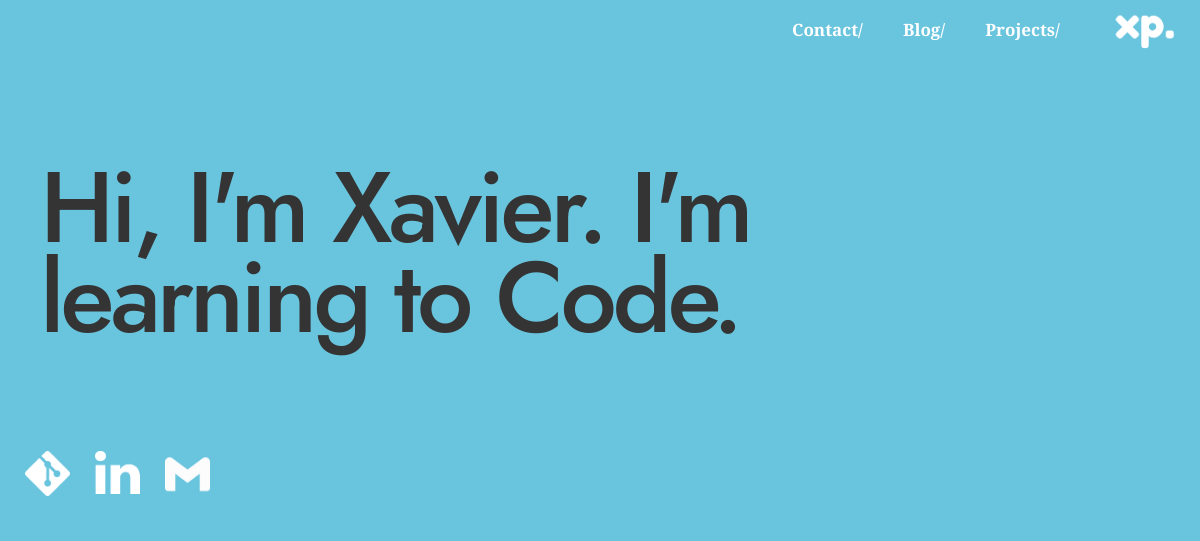
The app's page /index/ with its own data.
### mainapp/models.py (models this page shows, shortened)
class Opcion(models.Model):
    title = models.CharField(max_length=200, verbose_name='Título página')
    slug = models.CharField(unique=True,max_length=150,verbose_name="URL")
    created_at = models.DateTimeField(default=timezone.now,verbose_name="Fecha creación")
    updated_at = models.DateTimeField(default=timezone.now,verbose_name="Fecha modificación")

### mainapp/views.py (the view)
# urls.py: path('index/', views.index, name = 'index' ),
def index(request):
    return render(request,'index.html',{
        'title': 'Home',
        'title_page': ''
    })

### mainapp/processor.py (called while the page is built)
def get_opcion(request):
    pages = Opcion.objects.all().values_list('title','slug')
    return {
        'pages': pages
    }

def get_portfolio(request):
    projects = PostPortfolio.objects.all().values_list('title', 'text','languajes','framework','project_date','image')
    return {
        'projects': projects
    }

def get_blog(request):
    blog = Blog.objects.all().values_list('title','description','image','created_at','updated_at')
    return {
        'blog': blog
    }

### mainapp/templates/index.html (shortened to what this page needs)
{% extends 'layout.html' %}
{% block content %}
<div class = "container">
        <ul class= "home">
                        Hi, I'm Xavier. I'm learning to Code.
</div>
{% endblock %}

### mainapp/templates/layout.html (shortened to what this page needs)
{% load static %}
<!DOCTYPE html>
<html lang="en">
<head>
    <link rel="stylesheet" type="text/css" href="{% static 'css/styles.css' %}"/>
</head>
<body>
    <nav>
        <a href="{% url 'index'%}">
            <img src="{% static 'img/logo-xpilasi.png' %}"/>
        </a>
        <ul>
            {% for page in pages %}
                <li><a href="{% url page.1 %}">{{page.0}}</a></li>
            {% endfor %}
        </ul>
    </nav>
    <div class="title_page">
    </div>
    <div id="content">
        {% block content %}
        {% endblock %}
    </div>
    <footer>
        <a href="#"><img class="logos-menu" src="{% static 'img/git-icon.png' %}"/></a>
        <a href="#"><img class="logos-menu" src="{% static 'img/linkedin-icon.png' %}"/></a>
        <a href="mailto: pilasiha@gmail.com"><img class="logos-menu" src="{% static 'img/gmail-icon.png' %}"/></a>
    </footer>
</body>
</html>

### mainapp/static/css/styles.css (style rules this page uses)
body { margin:0; background: rgb(105, 196, 222); font-family: Arial, Helvetica, sans-serif; color:rgb(44, 44, 44); text-decoration: none; position: relative; padding-bottom: 70px; text-decoration: none!important; }
ul { list-style: none; }
nav { width: 100%; height: 60px; background-color: rgb(105, 196, 222); font-size: 17px; margin:-17px auto; text-decoration: none; }
nav img { float:right; width: 110px; padding-top:0px; padding-left: 10px; }
img.logos-menu { float:left; width: 45px; padding-top:10px; padding-left: 25px; }
nav ul { list-style: none; padding-right: 20px; }
nav ul li { line-height: 60px; float: right; }
nav ul li a { font-family: 'Bitter', serif; color: white; font-weight:1000; display: block; padding-right: 20px; padding-left:20px; }
a:link { text-decoration: none!important; }
#content { margin-top: 20px; margin-left: auto; margin-right: auto; bottom:0; }
.title_page { width: 400px; margin-top:20px; margin-right: 0px; margin-left:50px; padding-top:20px; padding-bottom: 20px; text-align: left; font-size: 70px; height: 70px; font-family: 'Bitter', serif; color: white; font-weight:1000; border: 0px solid grey; }
.home { font-size: 100px; margin-top: -30px; margin-bottom:100px; padding-right: 200px; font-family: 'Jost', sans-serif; font-weight: 500; color:rgb(52, 52, 52); letter-spacing: -4px;; line-height: 90px; }
footer { width: 100%; padding: 1em 0; background-color: rgb(105, 196, 222); color: white; font-size: 17px; bottom:0; margin-top:20px; text-align: center; position: absolute; }

### records on screen
Opcion: title "Projects/"
Opcion: title "Blog/"
Opcion: title "Contact/"
